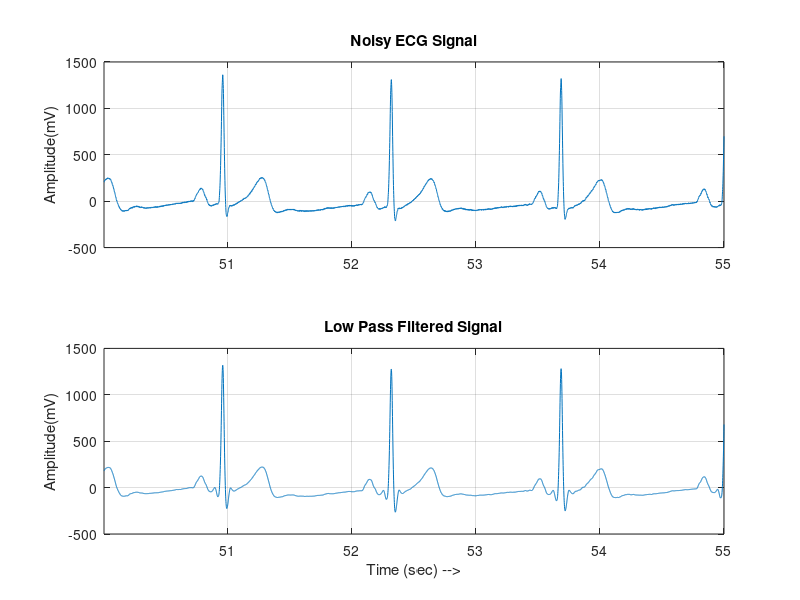

MATLAB code for this plot: (Note: this script raises an error after producing the figure.)
clc
clear all
close all

% ==============================================================================
%
%                               ECG Signal Processing
%
% ==============================================================================

% Load Noisy ECG data
load ECG_Lead2_900sec_Fs1000;

% ------------------------------------------------------------------------------
% Input Parameters.

noisySignal = Signal;
Fs = 1000;                               % Sampling Frequency.

% ------------------------------------------------------------------------------
% Low Pass Filtering Signals above 100Hz

% ------------------------------------------------------------------------------
% Filter has been designed using FDA tool with following parameters.

% Filter Type : Low pass FIR Equi ripple filter
% Pass band : 90 Hz
% Stop band : 110 Hz
% Pass band Ripple : 1 db
% Stop band Ripple : 80 db
% ------------------------------------------------------------------------------

% Load Filter Coefficients
load fc

lpFilteredSignal = filtfilt(lpfN,1,noisySignal);

% ------------------------------------------------------------------------------
% Displaying Low Pass filtered signal for 5 second duration

tStart = 50;                            % Starting time to display.
                                        % (Between 0 and 90 sec) 
n = (tStart*Fs)+1:(tStart + 5)*Fs;

subplot(2,1,1)
plot(n,noisySignal(n))
title('Noisy ECG Signal')
xlim([n(1),n(end)])

grid on
ylabel('Amplitude(mV)')
set(gca,'xTick',(tStart*Fs):Fs:(tStart + 5)*Fs,...
    'xTickLabel',tStart:1:tStart+5)


subplot(2,1,2)
plot(n,lpFilteredSignal(n))
title('Low Pass Filtered Signal')
xlim([n(1),n(end)])

xlabel('Time (sec) -->')
ylabel('Amplitude(mV)')

grid on
set(gca,'xTick',(tStart*Fs):Fs:(tStart + 5)*Fs,...
    'xTickLabel',tStart:1:tStart+5)

% Power Spectrum Estimation

nfft = 2^nextpow2(length(noisySignal));

Pnoisy = abs(fft(noisySignal,nfft)).^2/length(noisySignal)/Fs;
Hpsd = dspdata.psd(Pnoisy(1:length(Pnoisy)/2),'Fs',Fs);  

Plpf = abs(fft(lpFilteredSignal,nfft)).^2/length(lpFilteredSignal)/Fs;
Hpsd1 = dspdata.psd(Plpf(1:length(Plpf)/2),'Fs',Fs);

figure

subplot(2,1,1)
plot(Hpsd)
title('PSD of Noisy Signal')

subplot(2,1,2)
plot(Hpsd1)
title('PSD of Low Pass Filtered Signal')

% ------------------------------------------------------------------------------
% Notch Filtering to remove 60 Hz power line noise

% ------------------------------------------------------------------------------
% Filter has been designed using FDA tool with following parameters.

% Filter Type : Band Stop FIR Equiripple
% 
% Pass band Ripple : 1 db
% Stop band Ripple : 80 db

% ------------------------------------------------------------------------------

b =  [0.3576   -0.2385   -0.1831   -0.1484   -0.1297    0.8766   -0.1297 ...
     -0.1484   -0.1831  -0.2385    0.3576];

notchFilteredSignal = filtfilt(b,1,lpFilteredSignal);

% ------------------------------------------------------------------------------
% Displaying Notch filtered signal for 5 second duration

figure

subplot(2,1,1)
plot(n,noisySignal(n))
title('Noisy ECG Signal')
xlim([n(1),n(end)])

grid on
ylabel('Amplitude(mV)')
set(gca,'xTick',(tStart*Fs):Fs:(tStart + 5)*Fs,...
    'xTickLabel',tStart:1:tStart+5)


subplot(2,1,2)
plot(n,notchFilteredSignal(n))
title('Low Pass and Notch Filtered Signal')
xlim([n(1),n(end)])

xlabel('Time (sec) -->')
ylabel('Amplitude(mV)')

grid on
set(gca,'xTick',(tStart*Fs):Fs:(tStart + 5)*Fs,...
    'xTickLabel',tStart:1:tStart+5)

% Power Spectrum Estimation

Pnotch = abs(fft(notchFilteredSignal,nfft)).^2/length(notchFilteredSignal)/Fs;
Hpsd2 = dspdata.psd(Pnotch(1:length(Pnotch)/2),'Fs',Fs);

figure

subplot(2,1,1)
plot(Hpsd)
title('PSD of Noisy Signal')

subplot(2,1,2)
plot(Hpsd2)
title('PSD of Low Pass and Notch Filtered Signal')

% ------------------------------------------------------------------------------

% ==============================================================================
% Part 2 : Detection of R peaks
% ==============================================================================

t = (1:length(Signal))/Fs;
ECGsig = notchFilteredSignal;

%initialization of the matrices for storing R-peaks and location
R_peaks=zeros(1,length(t));
Index=zeros(1,length(t));

W = 400;    %window size represents number of samples in 0.4second (Fs = 1000)

for i = 1:W:length(t)
    
        [Rp,index] = max(ECGsig(i:i+W-1));  %finding the peak in each window.
        
        if Rp > 0.7     %storing the peak and location based on the criteria.
            
            R_peaks(i+index-1)=Rp;
            Index(i+index-1)=i+index-1;
            
        end
end

% Storing all non zero peaks and locations

nz = R_peaks ~= 0;

RPk = R_peaks(nz);
locs = Index(nz);

% chosing the higher peak if two peaks are detected in two adjacent windows
% with location difference shorter than W

for m = 1:length(locs)-1
    if locs(m+1) - locs(m) < W
        [Max_R, Index_R] = max(RPk(m:m+1));
        if Index_R == 1
            RPk(m+1) = 0;
            locs(m+1) = 0;
        else
            RPk(m) = 0;
            locs(m) = 0;
        end
    end
end

% removing all zero values from resultant matrix

nz = RPk ~= 0;

RPk = RPk(nz);
locs = locs(nz);

fprintf('Number of detected R Peaks = %d\n', length(RPk))
fprintf('Average Heart Rate over the duration = %.2f BPM\n',length(RPk)*60/900)

% ------------------------------------------------------------------------------
% Plotting Heart rate variability

t1 = t(locs);
ix = t1 > tStart & t1 <tStart + 20;
tn =  t1(ix);
hr = 60./(tn(2:end) - tn(1:end-1));
                       
n = (tStart*Fs)+1:(tStart + 20)*Fs;

figure

subplot(2,1,1)
plot(n,ECGsig(n))
hold on
plot(locs(ix),RPk(ix),'R*')
title('ECG Signal (Detected R Peaks)')
xlim([n(1),n(end)])
xlabel('Time(s)')

grid on
ylabel('Amplitude(mV)')
set(gca,'xTick',(tStart*Fs):2*Fs:(tStart + 20)*Fs,...
    'xTickLabel',tStart:2:tStart+20)

hold off

subplot(2,1,2)
plot([tStart tn tStart+20],[hr(1) hr(1) hr hr(end)],'-o','linewidth',2);
title('Heart rate variability vs Time')
grid on
xlabel('Time(s)')
ylabel('Heart rate')

% ------------------------------------------------------------------------------
% Area under QRS

qrsArea = zeros(1,length(RPk));

for i = 1:length(RPk)
    
    n0 = max(locs(i) - 50, 1) : locs(i) + 50;
    qrsArea(i) = sum(ECGsig(n0));
    
end

% Plotting

n = (tStart*Fs)+1:(tStart + 20)*Fs;

figure

subplot(2,1,1)
plot(n,ECGsig(n))
hold on
plot(locs(ix),RPk(ix),'R*')
iy = locs(ix);
for i = 1 : length(iy)
    plot(iy(i)-50:iy(i)+50,ECGsig(iy(i)-50:iy(i)+50),'m')
end
title('ECG Signal (QRS Area marked)')
xlim([n(1),n(end)])

xlabel('Time(s)')

grid on
ylabel('Amplitude(mV)')
set(gca,'xTick',(tStart*Fs):2*Fs:(tStart + 20)*Fs,...
    'xTickLabel',tStart:2:tStart+20)

q = qrsArea(ix);

subplot(2,1,2)
plot([tStart tn tStart+20],[q(1) q q(end)],'-o','linewidth',2);
title('QRS Area under curve Vs Time')
grid on
xlabel('Time(s)')
ylabel('QRS Area')

% ==============================================================================

    
    
    










